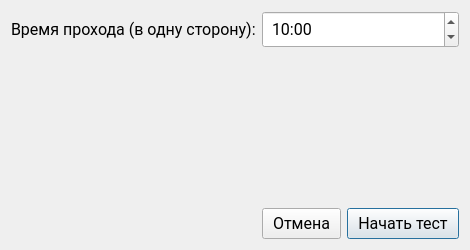
<?xml version="1.0" encoding="UTF-8"?>
<ui version="4.0">
 <class>MainTestSettings</class>
 <widget class="QDialog" name="MainTestSettings">
  <property name="geometry">
   <rect>
    <x>0</x>
    <y>0</y>
    <width>453</width>
    <height>250</height>
   </rect>
  </property>
  <property name="font">
   <font>
    <family>Roboto</family>
    <pointsize>12</pointsize>
   </font>
  </property>
  <property name="windowTitle">
   <string>Параметры тестирования</string>
  </property>
  <layout class="QGridLayout" name="gridLayout">
   <item row="0" column="0">
    <widget class="QLabel" name="label">
     <property name="font">
      <font>
       <family>Segoe UI</family>
       <pointsize>12</pointsize>
      </font>
     </property>
     <property name="text">
      <string>Время прохода (в одну сторону):</string>
     </property>
    </widget>
   </item>
   <item row="0" column="1">
    <widget class="QTimeEdit" name="timeEdit">
     <property name="sizePolicy">
      <sizepolicy hsizetype="Expanding" vsizetype="Preferred">
       <horstretch>0</horstretch>
       <verstretch>0</verstretch>
      </sizepolicy>
     </property>
     <property name="font">
      <font>
       <family>Segoe UI</family>
       <pointsize>12</pointsize>
      </font>
     </property>
     <property name="styleSheet">
      <string notr="true">padding: 5px 5px;</string>
     </property>
     <property name="minimumDateTime">
      <datetime>
       <hour>0</hour>
       <minute>1</minute>
       <second>0</second>
       <year>2000</year>
       <month>1</month>
       <day>1</day>
      </datetime>
     </property>
     <property name="maximumTime">
      <time>
       <hour>0</hour>
       <minute>15</minute>
       <second>0</second>
      </time>
     </property>
     <property name="minimumTime">
      <time>
       <hour>0</hour>
       <minute>1</minute>
       <second>0</second>
      </time>
     </property>
     <property name="displayFormat">
      <string>mm:ss</string>
     </property>
     <property name="time">
      <time>
       <hour>0</hour>
       <minute>10</minute>
       <second>0</second>
      </time>
     </property>
    </widget>
   </item>
   <item row="1" column="1">
    <spacer name="verticalSpacer">
     <property name="orientation">
      <enum>Qt::Orientation::Vertical</enum>
     </property>
     <property name="sizeHint" stdset="0">
      <size>
       <width>20</width>
       <height>40</height>
      </size>
     </property>
    </spacer>
   </item>
   <item row="2" column="1">
    <layout class="QHBoxLayout" name="horizontalLayout_2">
     <item>
      <widget class="QPushButton" name="pushButton_cancel">
       <property name="font">
        <font>
         <family>Segoe UI</family>
         <pointsize>12</pointsize>
        </font>
       </property>
       <property name="styleSheet">
        <string notr="true">padding: 5px 10px;</string>
       </property>
       <property name="text">
        <string>Отмена</string>
       </property>
       <property name="flat">
        <bool>false</bool>
       </property>
      </widget>
     </item>
     <item>
      <widget class="QPushButton" name="pushButton_start">
       <property name="font">
        <font>
         <family>Segoe UI</family>
         <pointsize>12</pointsize>
        </font>
       </property>
       <property name="styleSheet">
        <string notr="true">padding: 5px 10px;</string>
       </property>
       <property name="text">
        <string>Начать тест</string>
       </property>
       <property name="default">
        <bool>true</bool>
       </property>
      </widget>
     </item>
    </layout>
   </item>
  </layout>
 </widget>
 <tabstops>
  <tabstop>pushButton_cancel</tabstop>
  <tabstop>pushButton_start</tabstop>
 </tabstops>
 <resources/>
 <connections>
  <connection>
   <sender>pushButton_start</sender>
   <signal>clicked()</signal>
   <receiver>MainTestSettings</receiver>
   <slot>accept()</slot>
   <hints>
    <hint type="sourcelabel">
     <x>374</x>
     <y>289</y>
    </hint>
    <hint type="destinationlabel">
     <x>194</x>
     <y>266</y>
    </hint>
   </hints>
  </connection>
  <connection>
   <sender>pushButton_cancel</sender>
   <signal>clicked()</signal>
   <receiver>MainTestSettings</receiver>
   <slot>reject()</slot>
   <hints>
    <hint type="sourcelabel">
     <x>267</x>
     <y>281</y>
    </hint>
    <hint type="destinationlabel">
     <x>90</x>
     <y>271</y>
    </hint>
   </hints>
  </connection>
 </connections>
</ui>
